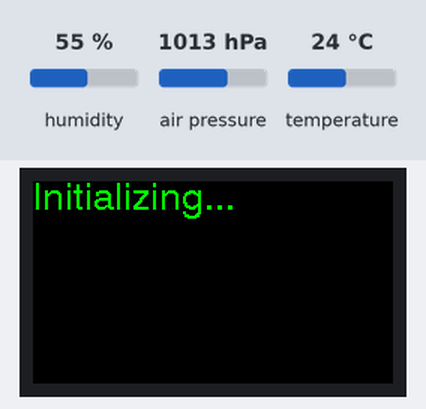
Bench run of a program on a simulated ESP32. Parts: 240×135 colour display. The inputs (shaded band) are chosen by the test bench; at power-on: humidity 55 %, air pressure 1013 hPa, temperature 24 °C. WiFi joins after 1.5 s; servers stay silent unless stated; what the program prints to the serial monitor is not drawn.

Above: at 0.3 s.
At 1.9 s:
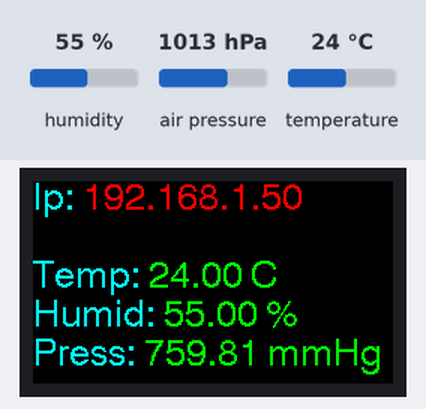

Measured:
- what the display in image 0 shows lasts 1.6 s, from 0.3 s to 1.9 s

The program:

main.cpp
```cpp
#include <Arduino.h>
#include <WiFi.h>
#include <ESPAsyncWebServer.h>
#include <Wire.h>
#include <Adafruit_Sensor.h>
#include <Adafruit_BME280.h>
#include <SPI.h>
#include <TFT_eSPI.h>
#include "AsyncJson.h"
#include "ArduinoJson.h"

#define SEALEVELPRESSURE_HPA (1013.25)

Adafruit_BME280 bme;
TFT_eSPI tft = TFT_eSPI();
AsyncWebServer server(80);


const float mmhg_in_hpa = 0.75006375541921;
const char *ssid = "NetworkName";
const char *password = "NetworkPassword";
float temperature, humidity, pressure, altitude;
String localIp;


void notFound(AsyncWebServerRequest *request)
{
  request->send(404, "application/json", "{\"message\":\"not found\"}");
}

void prepareScreen() {
  tft.fillScreen(TFT_BLACK);
  tft.setCursor(0, 0, 4);
  tft.setTextColor(TFT_GREEN, TFT_BLACK);
}

int getSensorData(float& temperature, float& humidity, float& pressure, float& altitude)
{
  temperature = bme.readTemperature();
  humidity = bme.readHumidity();
  pressure = bme.readPressure() / 100.0F;
  altitude =  bme.readAltitude(SEALEVELPRESSURE_HPA);
  return 0;
}

void updateScreen(const String& localIp, const float& temperature, const float& humidity, const float& pressure, const float& altitude)
{
  prepareScreen();
  tft.setTextColor(TFT_CYAN, TFT_BLACK);
  tft.print("Ip: ");
  tft.setTextColor(TFT_RED, TFT_BLACK);
  tft.println(localIp);
  tft.println();
  tft.setTextColor(TFT_CYAN, TFT_BLACK);
  tft.print("Temp: ");
  tft.setTextColor(TFT_GREEN, TFT_BLACK);
  tft.print(temperature);
  tft.println(" C");
  tft.setTextColor(TFT_CYAN, TFT_BLACK);
  tft.print("Humid: ");
  tft.setTextColor(TFT_GREEN, TFT_BLACK);
  tft.print(humidity);
  tft.println(" %");
  tft.setTextColor(TFT_CYAN, TFT_BLACK);
  tft.print("Press: ");
  tft.setTextColor(TFT_GREEN, TFT_BLACK);
  tft.print(pressure * mmhg_in_hpa);
  tft.println(" mmHg");
}

String createResponse(const float& temperature, const float& humidity, const float& pressure, const float& altitude)
{
    DynamicJsonDocument root(1024);
    root["temperature"] = temperature;
    root["humidity"] = humidity;
    root["pressure_hpa"] = pressure;
    root["pressure_mmhg"] = pressure * mmhg_in_hpa;
    root["altitude"] = altitude;
    String response;
    serializeJson(root, response);
    return response;
}

void setup() {
  Wire.begin(33, 32); //(I2C_SDA, I2C_SCL)
  Serial.begin(115200);
  delay(100);
  bme.begin(0x76, &Wire);
  tft.init();
  tft.setRotation(5);
  tft.setTextFont(1);
  tft.setTextSize(1);
  prepareScreen();
  tft.println("Initializing...");
  WiFi.mode(WIFI_STA);
  WiFi.begin(ssid, password);
  while (WiFi.waitForConnectResult() != WL_CONNECTED)
  {
    Serial.printf("WiFi not connected\n");
    delay(500);
  }
  Serial.print("IP Addr: ");
  localIp = WiFi.localIP().toString();
  Serial.println(localIp);

  server.on("/", HTTP_GET, [](AsyncWebServerRequest *request) {

    request->send(200, "application/json", createResponse(temperature, humidity, pressure, altitude));
      });

  server.begin();
}

void loop() {
  getSensorData(temperature, humidity, pressure, altitude);
  updateScreen(localIp, temperature, humidity, pressure, altitude);
  delay(50000);
}
```
